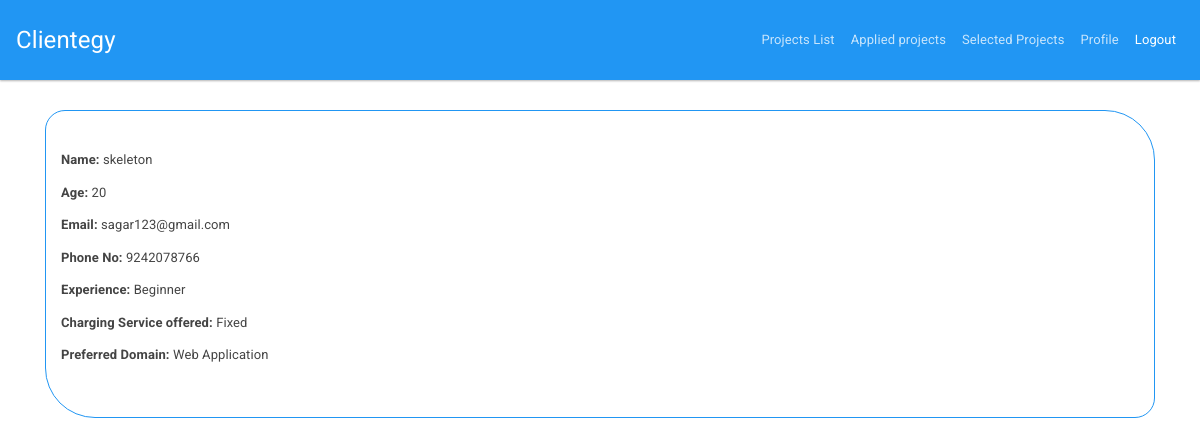
The app's page /viewdev_profile/3/ (signed in) with its own data.
### clientegy/models.py (models this page shows, shortened)
class Developer(models.Model):
    dev_id = models.AutoField(primary_key = True)
    user = models.OneToOneField(User,on_delete = models.CASCADE) #contains basic fields like name,password and email field
    age = models.PositiveIntegerField()
    exp = models.TextField() #experience of developer like beginner, intermediate and expert
    charging_basis = models.TextField() #hourly or contract basis
    domain = models.TextField() #domain in which the developer would prefer app, desktop or web
    phone_no = models.CharField(max_length = 10)

### clientegy/views.py (the view)
# urls.py: path('viewdev_profile/<int:dev_id>/',viewdev_profile),
@login_required
def viewdev_profile(request,dev_id):
    user = Developer.objects.get(dev_id= dev_id)
    return render(request,'viewdev_profile.html',{'user':user})

### clientegy/templates/viewdev_profile.html
{%extends 'base_freelancer.html'%}
{%block body%}
<div class="container">
    <div class="container" style="border-radius: 20px 50px; border:1px solid #2196f3; margin-top:30px;">
    <br>
    <br>
    <p><b>Name: </b>{{user.user.username}}</p>
    <p><b>Age: </b>{{user.age}}</p>
    <p><b>Email: </b>{{user.user.email}}</p>
    <p><b>Phone No: </b>{{user.phone_no}}</p>
    <p><b>Experience: </b>{{user.exp}}</p>
    <p><b>Charging Service offered: </b>{{user.charging_basis}}</p>
    <p><b>Preferred Domain: </b>{{user.domain}}</p>
    <br><br>
    </div>
</div>
{%endblock%}

### records on screen
Developer: user.username "skeleton", age "20", user.email "sagar123@gmail.com", phone_no "9242078766", exp "Beginner", charging_basis "Fixed", domain "Web Application"
